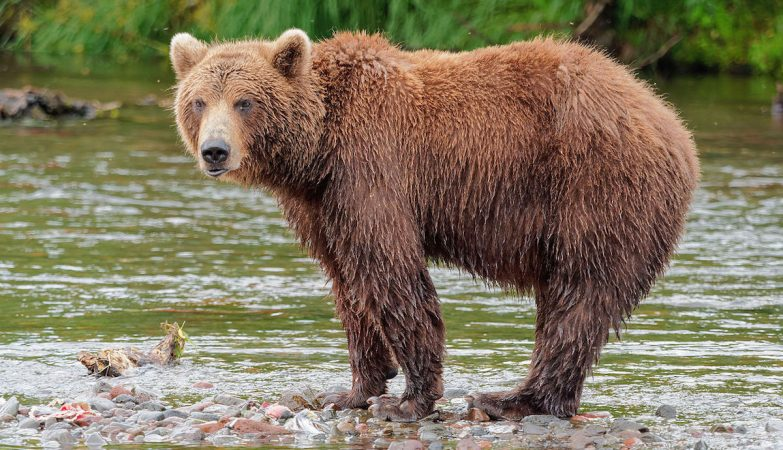
#> input picture urso1.jpg, 783 x 450 px
$ jupyter execute ProcessamentoImagens_.ipynb   (shell and % lines are left out)
#> lines starting #> are read from the running program, lines starting #| are printed output that depends on the picture
<a href="https://colab.research.google.com/github/nicolegold/ProcessamentoImagens/blob/main/ProcessamentoImagens_.ipynb" target="_parent"></a>

## Processamento de Imagens com Python

Processar uma imagem significa modificar ou extrair suas informações.

[cell 1]
#Essa biblioteca nos permite fazer a manipulação de imagens a partir de um script Python.
import PIL

# Trabalhando com o PIL

[cell 2]
# Classe para fazer a manipulação de imagens:
from PIL import Image

# Carregar um imagem a partir do disco:
image = Image.open("urso1.jpg")
#> image is the input picture: PIL image 783x450 RGB; mean R, G, B 129.9, 120.1, 95.7

[cell 3]
image

# Exibindo as propriedades da imagem

[cell 4]
print(image.format)
#| JPEG

[cell 5]
print(image.mode)
#| RGB
#O propósito principal do sistema RGB é a reprodução de cores em dispositivos eletrônicos.

[cell 6]
print(image.size)
#| (783, 450)

# Pixel e Estrutura de Dados de Imagens

Pixel é a menor unidade de informação que compõe uma imagem digital.

Em uma imagem RGB o pixel é representado por três números de 8 bits associados com as cores R,G e B que correspondem as cores Red (Vermelho), Green (Verde) e Blue (Azul) respectivamente.

Como são números de 8 bits a faixa de valores é de 0 até 255.

A cor do Pixel será gerada a partir da combinação de cada um dos canais.

Se a combinação de valores for 255 a cor do pixel será branco, se a combinação for 0, a cor do Pixel será preto.

# Convertendo Imagens para arrays Numpy

As imagens digitais nada mais são do que matrizes com números e para trabalhar com dados desse tipo nos temos a biblioteca Numpy do Python.

[cell 7]
# Importando as bibliotecas para visualização das imagens:
from matplotlib import image
from matplotlib import pyplot

[cell 8]
# Carregando imagem como um array NumPy:
data = image.imread("urso1.jpg")

[cell 9]
# Imprimindo o conteúdo do array NumPy:
print(data)
#> (printed output is left out)

Observe que para cada linha nos temos 3 valores que correspondem as tonalidades das cores RGB e cada uma dessas linhas corresponde a 1 pixel.

[cell 10]
# Imprimindo as propriedades do array de pixels:
print(data.dtype)
#| uint8

print(data.shape)
#| (450, 783, 3)

print(data.max())
#| 255

print(data.min())
#| 0

[cell 11]
# Exibindo o array de pixels como uma imagem:
pyplot.imshow(data)

# Convertendo o array de pixels em um objeto Image Pillow

[cell 12]
image2 = Image.fromarray(data)

# Verificando o tipo do objeto:
type(image2)

PIL.Image.Image

# Convertendo um objeto do tipo imagem para um array numpy

[cell 13]
from numpy import asarray
image = Image.open("urso1.jpg")

# Método asarray para realizar a conversão:
data = asarray(image)

[cell 14]
# Imprimindo os atributos do array:
print(data.dtype)
#| uint8
print(data.shape)
#| (450, 783, 3)

Salvando imagens em disco

[cell 15]
# Salvando a imagem no formato PNG:
image.save("urso1.png",format="PNG")

[cell 16]
# Salvando a imagem no formato GIF:
image.save("urso1.gif",format="GIF")

[cell 17]
# Carregando novamente a imagem e verificando o formato:
image3 = Image.open("urso1.gif")
print(image3.format)
#| GIF

# Convertendo imagens

[cell 18]
# Convertendo a imagem em escala de cinza:
image_cinza = image.convert(mode="L")
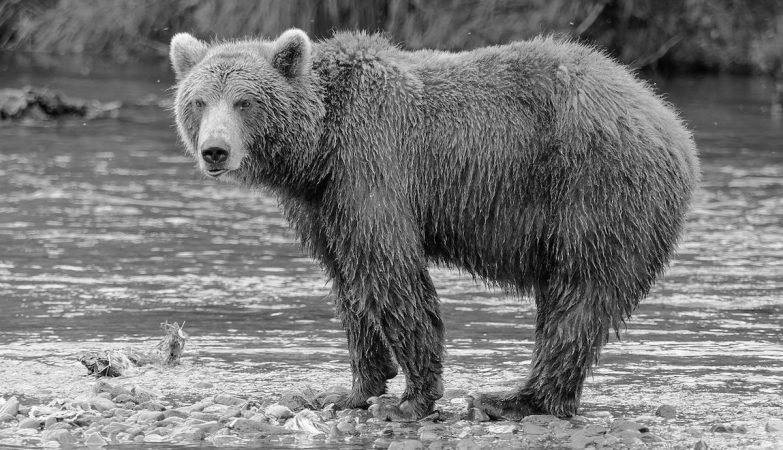
#> image_cinza: PIL image 783x450 L; min 1, max 255, mean 120.2
image_cinza

[cell 19]
# Salvando a imagem em disco:
image_cinza.save("urso1-cinza.jpg")

Na conversão da imagem para escala de cinza temos uma perda de dados, pois deixamos de ter as informações das cores , teremos somente intensidades de preto e branco.

Mais essa conversão é importante porque alguns métodos e algoritmos exigem que a imagem esteja nesta escala.

# Resize Imagens

Nesse processo geramos imagens com dimensões menores. Você pode definir valores para deixar a sua imagem ou imagens em um determinado padrão.

[cell 20]
# Verificando o tamanho da imagem com o atributo size:
print(image.size)
#| (783, 450)

(639, 358)

[cell 21]
# Gerando thumbnail de tamanho 100x100:
image.thumbnail((100,100))
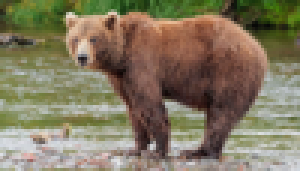
#> image: PIL image 100x57 RGB (shown 3 times larger); mean R, G, B 129.8, 120, 95.6
image

[cell 22]
# Verificando as novas dimensões:
print(image.size)
#| (100, 57)

(100, 56)

Parece que algo deu errado, apesar de ter especificado no parâmetro thumbnail() que a imagem deveria ter a dimensão de (100,100) ele me retornou uma imagem com a dimensão (100,56).

Por padrão o thumbnail() mantém o aspect ratio, ou seja, ele mantém a porcentagem de dimensão para que a imagem não seja distorcida.

[cell 23]
# Carregando novamente a imagem:
image = Image.open("urso1.jpg")

# Resize a imagem ignorando o aspect ratio:
image_resize = image.resize((200,200))
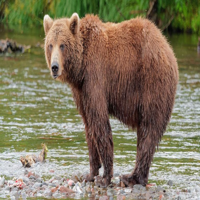
#> image_resize: PIL image 200x200 RGB; mean R, G, B 129.9, 120.1, 95.7

O método resize() é o responsável por ignorar o aspect ratio e gerar uma imagem com as dimensões especificadas no parâmetro. Nesse caso queremos uma imagem de dimensão (200,200).

[cell 24]
# Verificando as novas dimensões:
print(image_resize.size)
#| (200, 200)

(200, 200)

pyplot.imshow(image_resize)

# Invertendo Imagens (Flip)

É muito utilizado quando estamos trabalhando com machine learning e deep learning para gerar dados diferentes para o nosso conjunto de treinamento afim de diminuir o overfitting e com isso obter melhores resultados.

[cell 25]
# Inversão horizontal:
horizontal_image = image.transpose(Image.FLIP_LEFT_RIGHT)
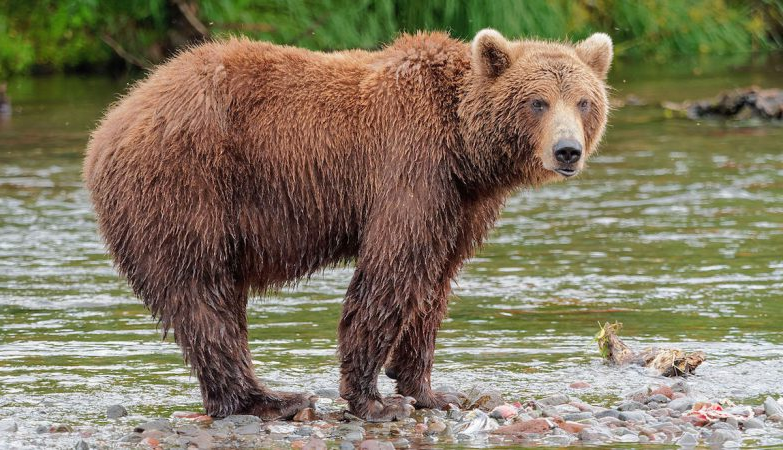
#> horizontal_image: PIL image 783x450 RGB; mean R, G, B 129.9, 120.1, 95.7

# Visualizando a imagem:
pyplot.imshow(horizontal_image)

[cell 26]
# Inversão vertical:
vertical_image = image.transpose(Image.FLIP_TOP_BOTTOM)
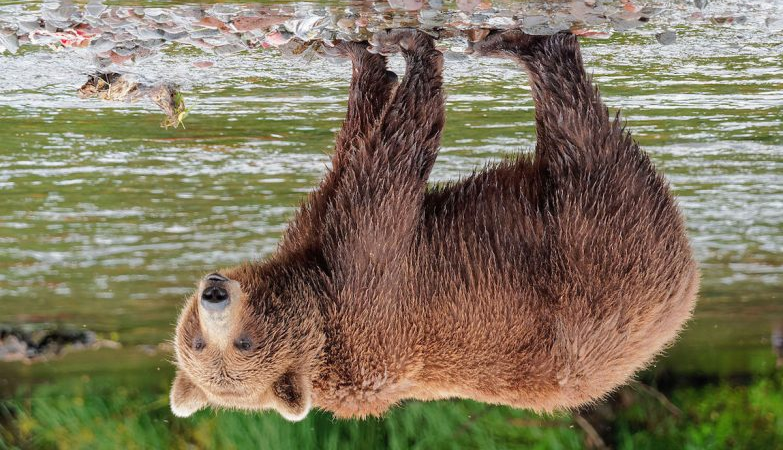
#> vertical_image: PIL image 783x450 RGB; mean R, G, B 129.9, 120.1, 95.7

# Visualizando a imagem:
pyplot.imshow(vertical_image)

# Girar Imagens (Rotate)

[cell 27]
# Carregando novamente a imagem:
image = Image.open("urso1.jpg")

# Rotacionando a imagem em 45 graus:
pyplot.imshow(image.rotate(45))
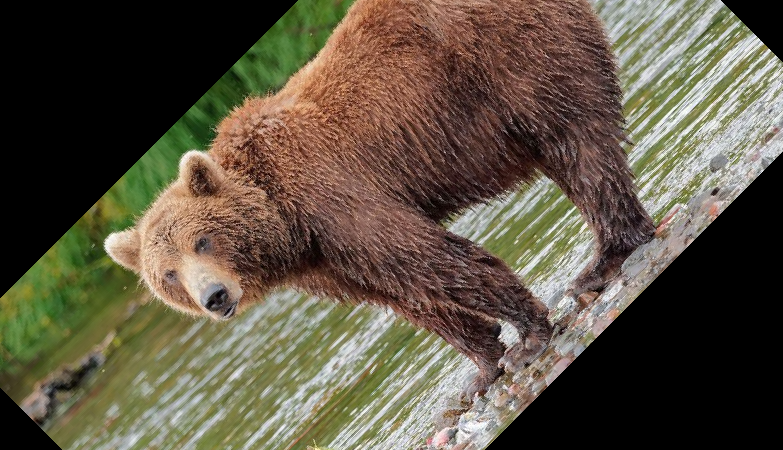
#> shown: shape (450, 783, 3); mean R, G, B 93.5, 84.2, 67.3

[cell 28]
# Rotacionando a imagem em 90 graus:
pyplot.imshow(image.rotate(90))
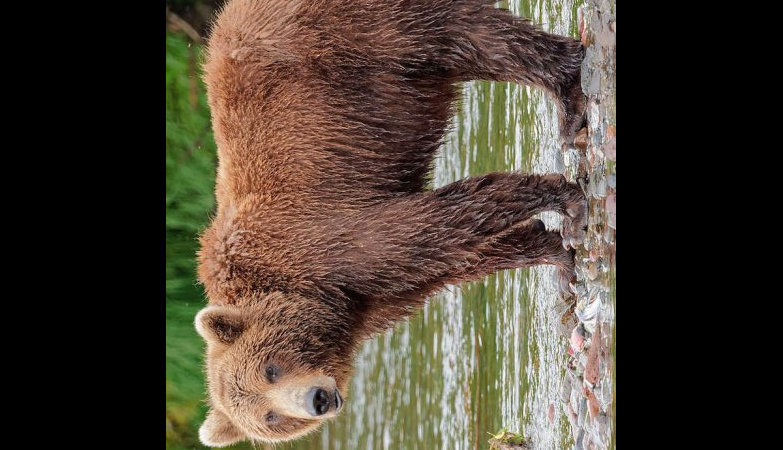
#> shown: shape (450, 783, 3); mean R, G, B 73.2, 63, 51.4

Carregamos a imagem várias vezes para garantir que as transformações sejam feitas a partir da imagem original.

# Cortar Imagens (Crop)

Permite cortar as imagens a partir de coordenadas especificas.

[cell 29]
# Exibindo a imagem original:
pyplot.imshow(image)

[cell 30]
# Exibindo o corte a partir das coordenadas especificadas - left, upper, right, and lower:
pyplot.imshow(image.crop((100,100,200,200)))
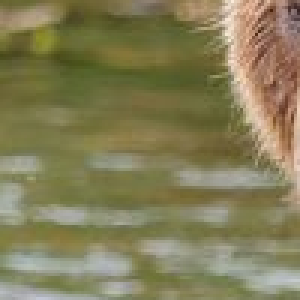
#> shown: shape (100, 100, 3) (shown 3 times larger); mean R, G, B 132.1, 126.2, 87.8

# Técnicas de pré-processamento aplicado a imagens

Os algoritmos de machine learning esperam que as imagens estejam em uma determinada escala ou distribuição.

[cell 31]
# Normalizando valores de pixels:
image = Image.open("urso1.jpg")

[cell 32]
# Convertendo a imagem em um array:
pixels = asarray(image)

[cell 33]
# Verificando a faixa de valores entre 0 e 255:
print('Data Type: %s' % pixels.dtype)
#| Data Type: uint8
print('Min: %.3f, Max: %.3f' % (pixels.min(), pixels.max()))
#| Min: 0.000, Max: 255.000

[cell 34]
# Converte os valores inteiros em float para realizar a operação:
pixels = pixels.astype('float32')

[cell 35]
# Normaliza a faixa de valores:
pixels /= pixels.max()

[cell 36]
# Verificando a faixa de valores normalizada:
print('Data Type: %s' % pixels.dtype)
#| Data Type: float32
print('Min: %.3f, Max: %.3f' % (pixels.min(), pixels.max()))
#| Min: 0.000, Max: 1.000
